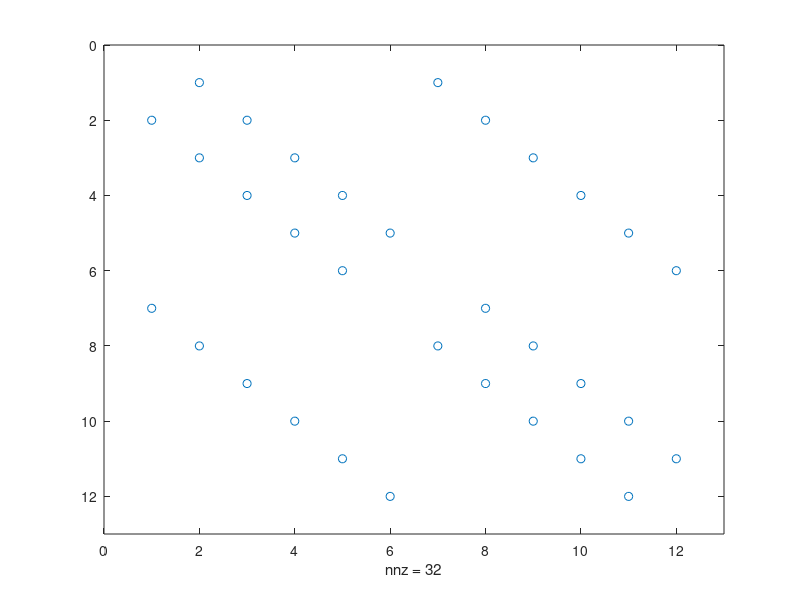

Reproduce this figure in MATLAB.
% row of squares spanning trees check

n=5; % number of squares 
v = 2*(n+1); % number of vertices
A = zeros(v);

for nn=1:n
    A(nn,nn+1)=1; % rightward top
    A(nn,nn+n+1)=1; % downward
    A(nn+n+1,nn+n+2)=1; % rightward bottom
end
A(n+1,v)=1;

A=A+A';
spy(A,'o')
maxA = max(max(A))

L = diag(sum(A,2))-A;
trees = det(L(2:end,2:end))

nn=n+1;
check=((2+sqrt(3))^nn-(2-sqrt(3))^nn)/(2*sqrt(3))